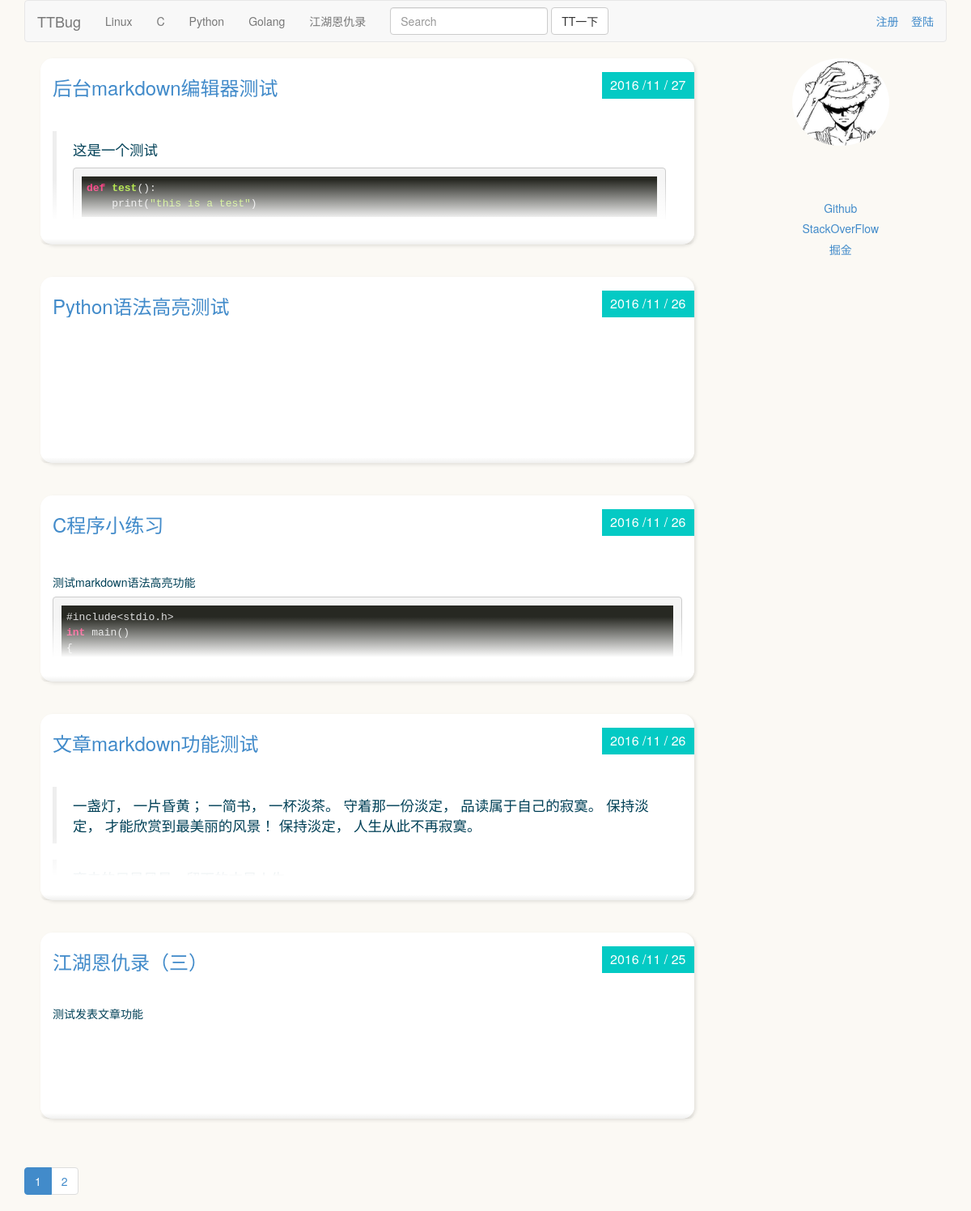
The page / on the database its author committed.
### blocks/models.py (models this page shows, shortened)
class Blocks(models.Model):
    name = models.CharField("板块名称",max_length=100)
    owner = models.CharField("板块管理员",max_length=100)
    describe = models.CharField("板块描述",max_length=300)
    create_time_stamp = models.DateTimeField(auto_now_add=True)
    last_update_timestamp = models.DateTimeField(auto_now=True)
    class Meta:
        verbose_name = "板块"
        verbose_name_plural = "板块"

### articles/models.py (models this page shows, shortened)
class Articles(models.Model):
    owner = models.ForeignKey(User,verbose_name="作者")
    title = models.CharField("文章标题",max_length=100)
    author = models.CharField("文章作者",max_length=100)
    content = models.TextField("文章内容",max_length=10000)
    block = models.ForeignKey(Blocks,verbose_name="所属板块")
    create_time_stamp = models.DateTimeField("创建时间",auto_now_add=True)
    last_update_timestamp = models.DateTimeField("最后更新时间",auto_now=True)
    class Meta:
        verbose_name = "文章"
        verbose_name_plural = "文章"

### blocks/views.py (the view)
# urls.py: url(r'^$',views.index,name='index'),
def index(request):
    page_no = int(request.GET.get("page_no","1"))
    blocks = Blocks.objects.all().order_by("id")
    articles = Articles.objects.all().order_by("-id")
    articles_objs,pagination_data = paginate_queryset(articles,page_no)
    return render(request,"index.html",{"blocks":blocks,"articles":articles_objs,"pagination_data":pagination_data})

### articles/templatetags/custom_markdown.py (called while the page is built)
@register.filter(is_safe=True)
@stringfilter
def custom_markdown(value):
    return mark_safe(markdown2.markdown(force_text(value),extras=["fenced-code-blocks", "cuddled-lists", "metadata", "tables", "spoiler"]))

### utils/paginator.py (called while the page is built)
def paginate_queryset(objs,page_no,cnt_per_page=5,half_show_length=5):
    p = Paginator(objs,cnt_per_page)
    if page_no > p.num_pages:
        page_no = p.num_pages
    if page_no <= 0:
        page_no = 1
    page_links = [i for i in range(page_no-half_show_length,page_no+half_show_length+1) if i>0 and i<=p.num_pages]
    page = p.page(page_no)
    previous_link = page_links[0]-1
    next_link = page_links[-1]+1
    pagination_data = {
            "has_previous": previous_link > 0,
            "has_next": next_link <= p.num_pages,
            "previous_link": previous_link,
            "next_link": next_link,
            "page_cnt": p.num_pages,
            "current_no": page_no,
            "page_links": page_links
            }
    return (page.object_list,pagination_data)

### templates/index.html
{% extends "base.html" %}
{% load custom_markdown %}
{% block content %}
  {% for a in articles %}
	<div class="post-wrapper">
	  <div class="post">
	  	<div class="post-heading">
	  	  <h3 class="title">
              <a href="/articles/detail/{{a.id}}">{{a.title}}</a>
	  	  </h3>
	  	  <div class="date">{{a.create_time_stamp|date:"Y /m / d"}}</div>
	  	</div>
	  	<div class="post-content read-more-block">
	  	  {{a.content | custom_markdown}}
	  	</div>
	  	<div class="post-footer">
	  	</div>
	  </div>
	</div>
  {% endfor %}
  {% include "component/paginator.html" %}
{% endblock %}

### templates/base.html (shortened to what this page needs)
{% load staticfiles %}
<html>
  <head>
	    <link rel="stylesheet" href="/static/css/bootstrap.min.css">
        <link href="/static/css/font-awesome.min.css" rel="stylesheet" type="text/css">
        <link href="/static/css/style.css" rel="stylesheet" type="text/css">
		<link href="/static/js/highlight/styles/monokai.css" rel="stylesheet" type="text/css">
  </head>
  <body>
	<div class="container">
	  <nav class="navbar navbar-default" role="navigation">
	  <div class="container-fluid">
	    <div class="navbar-header">
	      <a class="navbar-brand" href="/">TTBug</a>
	    </div>
	    <div class="collapse navbar-collapse" id="bs-example-navbar-collapse-1">
	      <ul class="nav navbar-nav">
			    {% for b in blocks %}
                <li><a href="/articles/list/{{b.id}}">{{b.name}}</a></li>
				{% endfor %}
	      </ul>
	      <form class="navbar-form navbar-left" role="search">
		<div class="form-group">
		  <input type="text" class="form-control" placeholder="Search">
		</div>
		<button type="submit" class="btn btn-default">TT一下</button>
	      </form>
		<p class="navbar-text navbar-right">
          <a href="/register">注册</a>
          <a href="#">登陆</a>
        </p>
	    </div>
	  </div>
	</nav>
	<div class="row">
	  <div class="col-sm-9">
       {% block content %}
       {% endblock %}
	</div>
	<div class="col-sm-3">
	   <div id="divborder" align="center">
	   <img src="/static/img/avator/haha.jpg" width=120px height=108px/>
	   <br/><br/>
        <br/><br/>
	   <h5><a href="https://www.github.com/adamwinwho">Github</a></h5>
	   <h5><a href="http://www.stackoverflow.com">StackOverFlow</a></h5>
	   <h5><a href="http://gold.xitu.io">掘金</a></h5>
	   </div>
	</div>
	</div>
	</div>
  </body>
</html>

### static/css/style.css (style rules this page uses)
body { background-color: #fbf9f4; color: #004057; }
.post-wrapper { width: 100%; float: left; padding: 0 20px; }
.post { background-color: #fff; border-radius: 15px; margin: 0 auto 40px; box-shadow: 2px 2px 4px rgba(0, 0, 0, 0.1); position: relative; }
.post:after { width: 100%; height: 7px; content: ""; position: absolute; left: 0; bottom: 0; background: linear-gradient(rgba(105, 106, 97,0), rgba(105, 106, 97,.1)); border-radius: 0 0 15px 15px; }
.post-heading { padding: 8px 15px; position: relative; color: #ff5e73; height: 50px; }
.post-content { padding: 40px 15px 40px 15px; height: 150px; overflow: hidden; position: relative; background-color: #fff; }
.read-more-block:before { position: absolute; display: block; width: 100%; height: 50px; left: 0; bottom: 0; content: ""; background: -moz-linear-gradient(top, rgba(255,255,255,0) 0%, rgba(255,255,255,1) 100%); background: -webkit-gradient(linear, left top, left bottom, color-stop(0%,rgba(255,255,255,0)), color-stop(100%,rgba(255,255,255,1))); background: -webkit-linear-gradient(top, rgba(255,255,255,0) 0%,rgba(255,255,255,1) 100%); background: -o-linear-gradient(top, rgba(255,255,255,0) 0%,rgba(255,255,255,1) 100%); background: -ms-linear-gradient(top, rgba(255,255,255,0) 0%,rgba(255,255,255,1) 100%); background: linear-gradient(to bottom, rgba(255,255,255,0) 0%,rgba(255,255,255,1) 100%); filter: progid:DXImageTransform.Microsoft.gradient( startColorstr='#00ffffff', endColorstr='#ffffff',GradientType=0 ); }
.post-footer { text-align: center; background-color: #fff; padding: 10px 10px 20px; border-radius: 0 0 15px 15px; }
.post .date { color: #fff; position: absolute; right: 0px; bottom: 0px; padding: 5px 10px; background-color: #04cac4; font-size: 16px; }
.post .title { margin-top: 15px; }

### static/js/highlight/styles/monokai.css (style rules this page uses)
.hljs { display: block; overflow-x: auto; padding: 0.5em; background: #272822; color: #ddd; }

### templates/base.html (style rules this page uses)
#divborder img { border-radius:50%; }

### rows shown on the page
Blocks: name "Linux"
Blocks: name "C"
Blocks: name "Python"
Blocks: name "Golang"
Blocks: name "江湖恩仇录"
Articles: title "后台markdown编辑器测试", create_time_stamp "2016 /11 / 27", content|custom_markdown "这是一个测试 def test () : print( \"this is a test\" )"
Articles: title "Python语法高亮测试", create_time_stamp "2016 /11 / 26"
Articles: title "C程序小练习", create_time_stamp "2016 /11 / 26", content|custom_markdown "测试markdown语法高亮功能 #include<stdio.h> int main() {…"
Articles: title "文章markdown功能测试", create_time_stamp "2016 /11 / 26", content|custom_markdown "一盏灯， 一片昏黄； 一简书， 一杯淡茶。 守着那一份淡定， 品读属于自己的寂寞。 保持淡定， 才能欣赏到最美丽的风景！ 保持淡定， 人生从此不再寂寞。"
Articles: title "江湖恩仇录（三）", create_time_stamp "2016 /11 / 25", content|custom_markdown "测试发表文章功能"

### other values the page prints
{{ no }} "1" "2"
